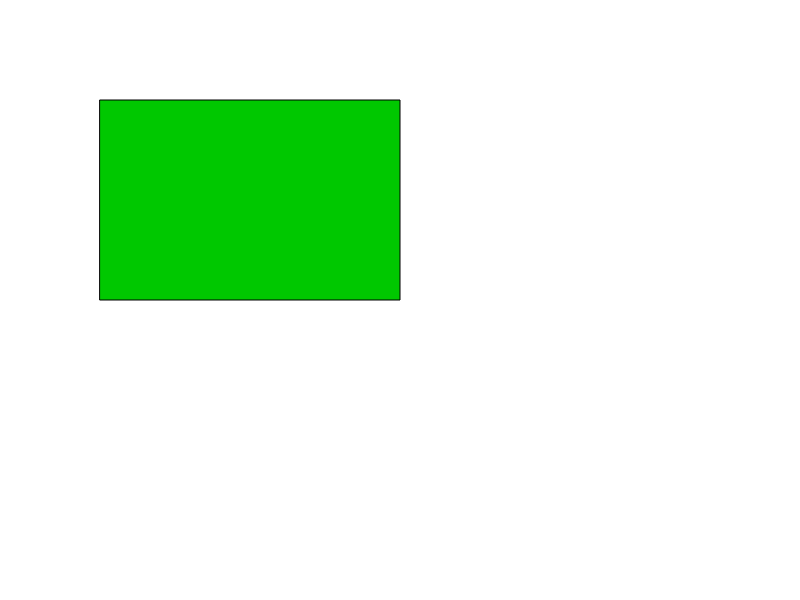
Frame 1 (no input)
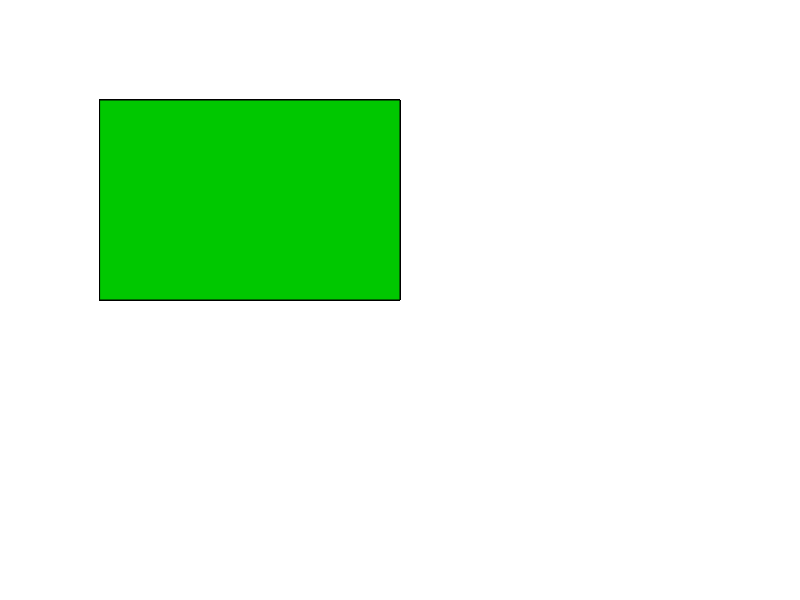
Frame 60 (no input)
Frame 120 (the mouse pressed at the canvas centre since frame 60): identical to frame 60, image omitted

The p5.js sketch that drew these frames (run headless with seeded random() and noise() and a simulated clock; from frame 60 on, the mouse is pressed at the canvas centre):

// p5.js sketch
// ── sketch.js
var myRect;

function setup()
{
    createCanvas(800, 600);
    myRect = {
        x: 100, 
        y: 100, 
        width: 300,
        height: 200,
        drawRect: function(){
            rect(this.x, this.y, this.width, this.height);
        }
    }
}

function draw()
{
    fill(0, 200, 0);
    myRect.drawRect();
}
